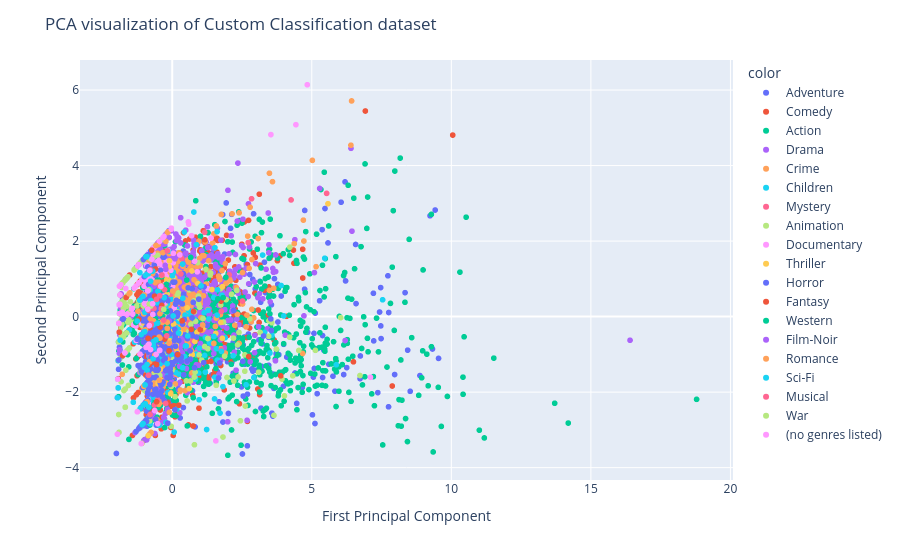

The code cell stored with this chart in its notebook:
### Markdown cell above
PCA

### Code cell
pca = PCA(n_components = 2)
scaler = StandardScaler()
y = df_tsne['Class']
X_pca = pca.fit_transform(X_combined)
fig_pca = px.scatter(x = X_pca[:,0], y =X_pca[:,1], color = y)
fig_pca.update_layout(
    title="PCA visualization of Custom Classification dataset",
    xaxis_title="First Principal Component",
    yaxis_title="Second Principal Component",
)
fig_pca.show()

### Figure 1 — Plotly figure (JSON) as saved in the notebook; plotly's stock layout.template omitted (floating-point values rounded to 4 significant figures; data arrays with more than 128 entries replaced by an {"elided": "..."} marker saying what was removed)
{"data": [{"hovertemplate": "color=Adventure<br>x=%{x}<br>y=%{y}<extra></extra>", "legendgroup": "Adventure", "marker": {"color": "#636efa", "symbol": "circle"}, "mode": "markers", "name": "Adventure", "showlegend": true, "type": "scattergl", "x": {"elided": "653 float values"}, "xaxis": "x", "y": {"elided": "653 float values"}, "yaxis": "y"}, {"hovertemplate": "color=Comedy<br>x=%{x}<br>y=%{y}<extra></extra>", "legendgroup": "Comedy", "marker": {"color": "#EF553B", "symbol": "circle"}, "mode": "markers", "name": "Comedy", "showlegend": true, "type": "scattergl", "x": {"elided": "2779 float values"}, "xaxis": "x", "y": {"elided": "2779 float values"}, "yaxis": "y"}, {"hovertemplate": "color=Action<br>x=%{x}<br>y=%{y}<extra></extra>", "legendgroup": "Action", "marker": {"color": "#00cc96", "symbol": "circle"}, "mode": "markers", "name": "Action", "showlegend": true, "type": "scattergl", "x": {"elided": "1828 float values"}, "xaxis": "x", "y": {"elided": "1828 float values"}, "yaxis": "y"}, {"hovertemplate": "color=Drama<br>x=%{x}<br>y=%{y}<extra></extra>", "legendgroup": "Drama", "marker": {"color": "#ab63fa", "symbol": "circle"}, "mode": "markers", "name": "Drama", "showlegend": true, "type": "scattergl", "x": {"elided": "2226 float values"}, "xaxis": "x", "y": {"elided": "2226 float values"}, "yaxis": "y"}, {"hovertemplate": "color=Crime<br>x=%{x}<br>y=%{y}<extra></extra>", "legendgroup": "Crime", "marker": {"color": "#FFA15A", "symbol": "circle"}, "mode": "markers", "name": "Crime", "showlegend": true, "type": "scattergl", "x": {"elided": "537 float values"}, "xaxis": "x", "y": {"elided": "537 float values"}, "yaxis": "y"}, {"hovertemplate": "color=Children<br>x=%{x}<br>y=%{y}<extra></extra>", "legendgroup": "Children", "marker": {"color": "#19d3f3", "symbol": "circle"}, "mode": "markers", "name": "Children", "showlegend": true, "type": "scattergl", "x": {"elided": "197 float values"}, "xaxis": "x", "y": {"elided": "197 float values"}, "yaxis": "y"}, {"hovertemplate": "color=Mystery<br>x=%{x}<br>y=%{y}<extra></extra>", "legendgroup": "Mystery", "marker": {"color": "#FF6692", "symbol": "circle"}, "mode": "markers", "name": "Mystery", "showlegend": true, "type": "scattergl", "x": [4.258, 5.531, -0.2452, -0.2988, -0.6544, -0.8095, 1.162, -0.4367, 0.7322, -0.6051, -0.5822, -0.5141, -0.3433, -0.0739, 0.02474, -0.4611, -0.04399, 2.841, -0.7651, -0.9405, -0.6123, -0.5748, -0.5168, 2.519, -0.6225, -0.2718, -0.8099, -0.1227, -0.3843, 0.5382, -0.4286, -0.7448, -0.7768, -1.268, 0.3425, -0.6922, 2.04, -0.6535, -0.6636, 1.754, -0.1123, -0.7443, -0.6413, -0.8446, -1.891, -0.8458, 0.1498, 1.756], "xaxis": "x", "y": [3.09, 3.264, -0.1598, 0.4778, 0.2369, 0.7324, 2.232, 0.7994, -0.6225, 0.3799, 0.7729, -0.7287, 0.2587, 0.5914, -0.02626, 0.29, -0.1899, 3.121, -0.2427, -2.263, 0.3894, -0.7096, -2.2, 0.4127, 0.3431, 0.3628, -0.7103, 0.7274, -0.4107, -0.1572, -0.6535, 0.382, -1.071, -0.127, 1.54, 0.3506, 1.107, 0.2442, 0.6386, 0.1377, -1.319, 0.2773, -2.343, -1.735, -0.1654, -1.222, 0.09937, -0.879], "yaxis": "y"}, {"hovertemplate": "color=Animation<br>x=%{x}<br>y=%{y}<extra></extra>", "legendgroup": "Animation", "marker": {"color": "#B6E880", "symbol": "circle"}, "mode": "markers", "name": "Animation", "showlegend": true, "type": "scattergl", "x": {"elided": "298 float values"}, "xaxis": "x", "y": {"elided": "298 float values"}, "yaxis": "y"}, {"hovertemplate": "color=Documentary<br>x=%{x}<br>y=%{y}<extra></extra>", "legendgroup": "Documentary", "marker": {"color": "#FF97FF", "symbol": "circle"}, "mode": "markers", "name": "Documentary", "showlegend": true, "type": "scattergl", "x": {"elided": "386 float values"}, "xaxis": "x", "y": {"elided": "386 float values"}, "yaxis": "y"}, {"hovertemplate": "color=Thriller<br>x=%{x}<br>y=%{y}<extra></extra>", "legendgroup": "Thriller", "marker": {"color": "#FECB52", "symbol": "circle"}, "mode": "markers", "name": "Thriller", "showlegend": true, "type": "scattergl", "x": [0.1426, -0.4862, -0.3655, -0.4503, -0.373, 5.581, 0.04239, 0.8121, -0.7187, -0.05394, 1.797, 1.424, -0.8287, -0.4213, 1.132, -0.1972, -0.4795, -0.4495, -0.3537, -0.8095, -1.024, -0.9467, -0.9111, 0.5345, -0.9928, -0.7254, 1.794, -0.5034, -0.5538, -0.3901, -0.3593, -0.4036, -0.02251, -0.6678, -0.4196, -0.6856, 0.1323, -0.2501, -0.7986, -0.5814, -0.4102, 0.8877, -0.08981, 0.7195, 0.6098, 1.74, 0.4075, -0.6683, -0.5612, -0.6337, -0.4006, -0.5931, 0.1766, -0.348, -0.8619, 1.558, 0.1473, -0.8918, -0.02238, -0.9609, -0.852, -0.1114, -0.8661, -0.6631, -0.7326, -0.5073, -0.9007, -0.8701, -0.7918, -0.4553, 0.704, -0.8918, -0.8697, 0.2847, -0.9568, -0.8471, 0.04259, -0.2378, 0.9192, -1.019, -0.09833, -0.8444, -0.9033, 0.2916], "xaxis": "x", "y": [-0.7526, -0.1867, -0.854, 0.4715, -0.0007396, 2.99, -0.199, -0.6566, 0.1076, -2.045, 0.7915, 0.7164, -0.005937, -1.394, -0.284, 0.6387, 0.4231, -0.04481, 0.5062, 0.7324, -0.1683, -0.3422, 0.6234, 0.2309, -0.3804, 0.8046, -0.5745, 0.5642, 0.3, -0.01031, 0.9807, -1.678, -0.3992, 0.8523, -0.5838, -1.134, 0.4539, -0.1415, 0.7242, -1.646, -0.08546, -0.4156, -0.6404, -1.005, -1.907, -0.1532, -0.1931, -1.421, 0.7338, 1.11, -0.1092, -0.05332, -0.9373, 0.1719, -3.152, -0.4448, -0.5765, -1.26, 0.994, -1.317, 0.6858, 1.322, -0.2754, 0.7342, -1.644, -1.776, -0.304, -1.723, -1.834, -1.703, 1.209, -1.26, -0.9354, 0.4692, -0.6984, -1.704, -0.186, 0.9834, 0.8715, -2.331, 1.477, -0.7389, -1.269, -0.4301], "yaxis": "y"}, {"hovertemplate": "color=Horror<br>x=%{x}<br>y=%{y}<extra></extra>", "legendgroup": "Horror", "marker": {"color": "#636efa", "symbol": "circle"}, "mode": "markers", "name": "Horror", "showlegend": true, "type": "scattergl", "x": {"elided": "468 float values"}, "xaxis": "x", "y": {"elided": "468 float values"}, "yaxis": "y"}, {"hovertemplate": "color=Fantasy<br>x=%{x}<br>y=%{y}<extra></extra>", "legendgroup": "Fantasy", "marker": {"color": "#EF553B", "symbol": "circle"}, "mode": "markers", "name": "Fantasy", "showlegend": true, "type": "scattergl", "x": [-0.3753, -0.7692, 1.17, 1.749, -0.6786, 3.081, 0.7639, -0.391, -0.5615, -0.6931, 0.1996, -0.8155, -0.6591, -0.8638, -1.898, -0.5623, -0.6288, -1.653, -0.3899, -0.4353, -0.599, -0.8675, -0.7952, -0.5425, -0.7342, 1.009, -0.8662, -1.775, -0.7902, -1.199, 0.236, 3.888, -0.6373, 0.3533, -0.6345, -0.265, -0.1123, 6.492, -0.7001, 2.74, 7.882, 0.688], "xaxis": "x", "y": [0.2976, -0.2659, 2.034, 0.4109, 0.3661, 0.1752, 0.1354, 0.7131, -2.255, -0.1596, -1.004, -1.26, 0.4015, 0.2071, -0.4115, -1.268, 0.8799, 0.5072, 0.9682, -0.2768, 1.26, -0.758, -0.2933, 0.4747, 1.76, -0.3434, -0.5771, -1.03, 0.263, -0.06967, -2.345, -1.568, -0.567, -0.1134, 0.541, -0.5932, -0.9041, -1.198, -1.204, -1.057, -1.837, -0.3381], "yaxis": "y"}, {"hovertemplate": "color=Western<br>x=%{x}<br>y=%{y}<extra></extra>", "legendgroup": "Western", "marker": {"color": "#00cc96", "symbol": "circle"}, "mode": "markers", "name": "Western", "showlegend": true, "type": "scattergl", "x": [-0.231, 1.823, -0.6061, -0.1787, -0.6014, -0.3745, 0.662, -0.3761, -0.3444, -0.2118, -0.1928, -0.5065, -0.6885, -0.7893, -0.5297, -0.8421, 0.5185, -0.3663, -0.1841, -1.302, 1.634, 1.921, -0.509], "xaxis": "x", "y": [-0.4236, 0.5032, -0.6278, 0.72, -0.0557, 1.054, 1.567, 1.055, 0.004, 0.8522, 0.1321, -0.1604, -0.1878, 0.7104, 0.9669, 0.6974, 0.9689, 0.7073, -0.2406, -0.1556, 0.4706, 1.041, -0.6114], "yaxis": "y"}, {"hovertemplate": "color=Film-Noir<br>x=%{x}<br>y=%{y}<extra></extra>", "legendgroup": "Film-Noir", "marker": {"color": "#ab63fa", "symbol": "circle"}, "mode": "markers", "name": "Film-Noir", "showlegend": true, "type": "scattergl", "x": [-0.8312, 0.09751, -0.2293, -0.2539, -0.7442, -0.6548, -0.1119, -0.6612, -0.7627, -0.9769, -0.5991, -0.8243], "xaxis": "x", "y": [-0.2468, 1.531, 1.255, 1.355, 0.9021, 0.8087, -0.1179, 0.8431, 0.2339, 0.5788, 0.3719, 1.201], "yaxis": "y"}, {"hovertemplate": "color=Romance<br>x=%{x}<br>y=%{y}<extra></extra>", "legendgroup": "Romance", "marker": {"color": "#FFA15A", "symbol": "circle"}, "mode": "markers", "name": "Romance", "showlegend": true, "type": "scattergl", "x": [-0.6695, -0.9582, -1.001, -0.4678, -0.4952, -0.4416, -1.022, -0.4403, -0.9003, -0.3446, 2.678, 1.492, -0.6058, -0.4414, 0.01548, -0.1149, -0.1781, -0.627, 0.2917, -0.5832, -0.376, -0.4639, -0.6691, -0.8165, -0.5846, -0.3801, -0.3578, -1.544, -0.7003, -0.3334, -0.7152, -0.1801, 1.095, -0.8531, -0.7834, -0.8992, -1.02, -0.8112], "xaxis": "x", "y": [-0.1132, -0.3518, 0.5752, -0.5424, 0.911, 0.7622, 0.07163, 0.07801, -2.252, -0.1294, 0.03948, -0.7095, 0.899, -0.5698, 0.6785, -0.7024, -0.3115, -1.021, -1.945, 0.9121, 0.1837, -1.687, 0.3697, 1.187, 1.884, 1.091, -0.1529, 0.6041, 1.142, 1.696, 0.3315, -0.1483, -0.2223, 0.2168, -0.05461, 0.1786, -1.848, -1.193], "yaxis": "y"}, {"hovertemplate": "color=Sci-Fi<br>x=%{x}<br>y=%{y}<extra></extra>", "legendgroup": "Sci-Fi", "marker": {"color": "#19d3f3", "symbol": "circle"}, "mode": "markers", "name": "Sci-Fi", "showlegend": true, "type": "scattergl", "x": [0.5556, 1.494, 0.3795, -0.1845, -0.9836, -1.033, -0.9033, 1.764, -0.8635, -0.5825, -0.6801, -0.907, -0.9395, -1.003, -0.3529, -0.9414, -0.5123, -0.9578, -1.148, -1.256, -0.9224, -0.7873, -0.8398, -0.9655, -0.7728, -0.6873, -0.6569, -0.9737, -1.936, -0.8175, -0.6795, -0.875, -1.048, -0.775, 0.225, -0.5582, -0.4565, 1.035, 1.142, -1.108, -0.9001, 7.538, 5.877, -0.7019, -0.5241, -0.9954, -0.9799, -1.045, -0.2885, -1.08, -1.159, -1.162, -0.7699, -0.8201, -0.8512, 1.621, -0.6645, -0.5465, 0.005289, 3.996, -1.866, 0.03213], "xaxis": "x", "y": [-0.5125, -0.5247, 0.4872, -1.247, -0.3977, -2.34, -1.269, -0.9209, 0.69, -0.6148, -0.2151, 1.589, 1.104, -0.4054, 0.1905, 1.588, 0.6739, 1.091, -2.435, -0.1174, 0.1595, 0.7081, -2.399, -2.309, 0.4246, -1.116, -0.6573, -1.809, -1.888, 0.7282, -0.7556, 0.6804, 0.5371, 0.9374, -0.4331, 0.363, -2.88, 0.8142, 0.1013, -0.4759, -1.416, 0.4458, -1.276, 1.206, -0.1736, -1.346, 0.1118, -2.832, 0.504, -2.861, 1.165, 0.4352, -0.8531, -0.2372, 1.138, 0.7104, -0.8314, -0.9733, 1.083, 0.01844, -0.6236, 0.01763], "yaxis": "y"}, {"hovertemplate": "color=Musical<br>x=%{x}<br>y=%{y}<extra></extra>", "legendgroup": "Musical", "marker": {"color": "#FF6692", "symbol": "circle"}, "mode": "markers", "name": "Musical", "showlegend": true, "type": "scattergl", "x": [-0.2767, -0.3698, -0.3944, -0.7626, 2.721, -0.7484, -0.3057, 0.3108, -0.7816, -0.238, -0.3757, -0.4553, -0.7612, -0.8427, -0.8498, -0.565, -0.7954, -0.4504, -0.1751, -0.7858, -0.6574, -0.197, -1.911], "xaxis": "x", "y": [0.7139, 1.102, 0.2116, -0.1894, 1.963, -0.2059, -0.09137, 1.131, 1.239, -2.3, 0.8009, 0.8067, 0.2932, 0.1626, -1.551, 0.4558, -2.594, 0.5511, 1.74, 0.2487, 0.214, -0.5091, -0.1791], "yaxis": "y"}, {"hovertemplate": "color=War<br>x=%{x}<br>y=%{y}<extra></extra>", "legendgroup": "War", "marker": {"color": "#B6E880", "symbol": "circle"}, "mode": "markers", "name": "War", "showlegend": true, "type": "scattergl", "x": [-0.7763, -0.8188, -0.3021, -0.8405], "xaxis": "x", "y": [0.2784, 0.3322, 0.1926, 0.7091], "yaxis": "y"}, {"hovertemplate": "color=(no genres listed)<br>x=%{x}<br>y=%{y}<extra></extra>", "legendgroup": "(no genres listed)", "marker": {"color": "#FF97FF", "symbol": "circle"}, "mode": "markers", "name": "(no genres listed)", "showlegend": true, "type": "scattergl", "x": [-1.695, 1.563, 7.102, -0.5216, -0.9365, -1.155, -0.7784, -0.6939, -0.4083, -0.5806, -1.885, -1.612, -0.4464, -0.8201, -0.4449, -1.207, -0.875, -0.8329, -0.8675, -1.665, -1.911, -1.369, -1.879, -1.251, -1.885, -0.7037, -1.911, 4.838, -1.898, -1.949, -1.839, -0.8046, -0.8763, -0.4544], "xaxis": "x", "y": [-0.963, -3.292, -1.607, -2.836, -0.8153, -0.9968, -0.8715, 0.05673, 0.8026, -1.002, 0.8053, 0.06917, -0.8926, -0.2372, 1.4, 0.8861, 0.6804, -0.7294, -0.758, 0.7449, -0.1791, 0.7524, 0.3268, -2.521, 0.8053, 0.341, -0.1791, 6.141, 0.3131, -1.656, 0.8435, 1.22, 0.1977, -0.8969], "yaxis": "y"}], "layout": {"legend": {"title": {"text": "color"}, "tracegroupgap": 0}, "margin": {"t": 60}, "title": {"text": "PCA visualization of Custom Classification dataset"}, "xaxis": {"anchor": "y", "domain": [0, 1], "title": {"text": "First Principal Component"}}, "yaxis": {"anchor": "x", "domain": [0, 1], "title": {"text": "Second Principal Component"}}}}
